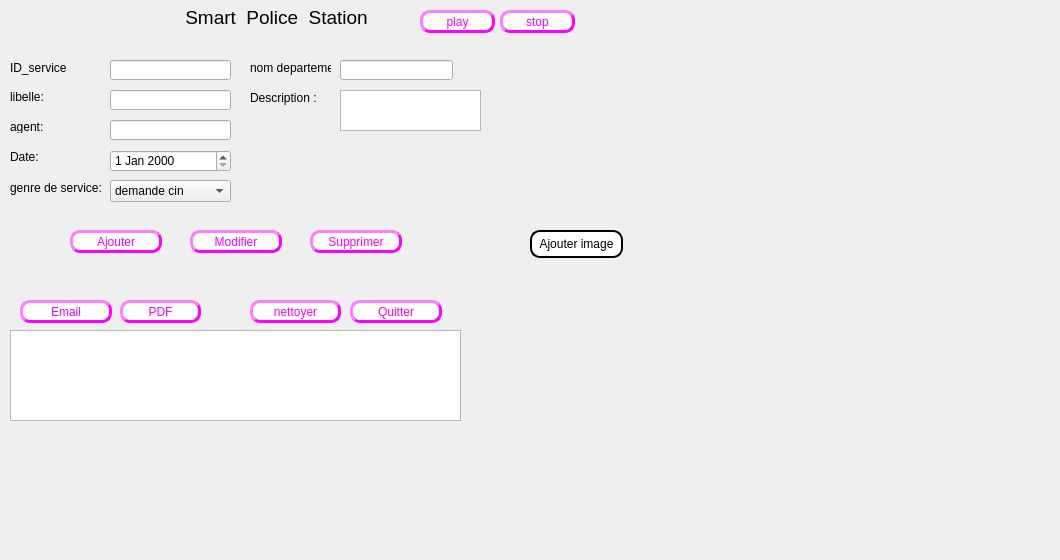
     <widget class="QWidget" name="widget">
      <attribute name="icon">
       <iconset>
        <normaloff>C:/Users/zraib/OneDrive/Bureau/Downloads/téléchargement.png</normaloff>C:/Users/zraib/OneDrive/Bureau/Downloads/téléchargement.png</iconset>
      </attribute>
      <attribute name="title">
       <string>service</string>
      </attribute>
      <widget class="QPushButton" name="ajouter_image_3">
       <property name="geometry">
        <rect>
         <x>530</x>
         <y>230</y>
         <width>93</width>
         <height>28</height>
        </rect>
       </property>
       <property name="styleSheet">
        <string notr="true">background-color:white; 
color:black; 
border-style:outset ; 
border-width:2px ; 
border-radius:10px;</string>
       </property>
       <property name="text">
        <string>Ajouter image</string>
       </property>
       <property name="default">
        <bool>false</bool>
       </property>
      </widget>
      <widget class="QLabel" name="idservice">
       <property name="geometry">
        <rect>
         <x>10</x>
         <y>60</y>
         <width>81</width>
         <height>16</height>
        </rect>
       </property>
       <property name="text">
        <string>ID_service</string>
       </property>
      </widget>
      <widget class="QLabel" name="label_5">
       <property name="geometry">
        <rect>
         <x>10</x>
         <y>90</y>
         <width>47</width>
         <height>13</height>
        </rect>
       </property>
       <property name="text">
        <string>libelle:</string>
       </property>
      </widget>
      <widget class="QLabel" name="label_8">
       <property name="geometry">
        <rect>
         <x>10</x>
         <y>120</y>
         <width>47</width>
         <height>13</height>
        </rect>
       </property>
       <property name="text">
        <string>agent:</string>
       </property>
      </widget>
      <widget class="QLabel" name="label_12">
       <property name="geometry">
        <rect>
         <x>10</x>
         <y>150</y>
         <width>47</width>
         <height>13</height>
        </rect>
       </property>
       <property name="text">
        <string>Date:</string>
       </property>
      </widget>
      <widget class="QLineEdit" name="id_serv">
       <property name="geometry">
        <rect>
         <x>110</x>
         <y>60</y>
         <width>121</width>
         <height>20</height>
        </rect>
       </property>
      </widget>
      <widget class="QLineEdit" name="titre_serv">
       <property name="geometry">
        <rect>
         <x>110</x>
         <y>90</y>
         <width>121</width>
         <height>20</height>
        </rect>
       </property>
      </widget>
      <widget class="QLineEdit" name="auteur_serv">
       <property name="geometry">
        <rect>
         <x>110</x>
         <y>120</y>
         <width>121</width>
         <height>20</height>
        </rect>
       </property>
      </widget>
      <widget class="QDateEdit" name="dateEdit">
       <property name="geometry">
        <rect>
         <x>110</x>
         <y>150</y>
         <width>121</width>
         <height>22</height>
        </rect>
       </property>
      </widget>
      <widget class="QLabel" name="label_13">
       <property name="geometry">
        <rect>
         <x>250</x>
         <y>90</y>
         <width>81</width>
         <height>16</height>
        </rect>
       </property>
       <property name="text">
        <string>Description :</string>
       </property>
      </widget>
      <widget class="QComboBox" name="genre_serv">
       <property name="geometry">
        <rect>
         <x>110</x>
         <y>180</y>
         <width>121</width>
         <height>22</height>
        </rect>
       </property>
       <property name="styleSheet">
        <string notr="true"/>
       </property>
       <item>
        <property name="text">
         <string>demande cin</string>
        </property>
       </item>
       <item>
        <property name="text">
         <string>demande passeport</string>
        </property>
       </item>
      </widget>
      <widget class="QLabel" name="label_29">
       <property name="geometry">
        <rect>
         <x>10</x>
         <y>180</y>
         <width>111</width>
         <height>16</height>
        </rect>
       </property>
       <property name="text">
        <string>genre de service:</string>
       </property>
      </widget>
      <widget class="QTableView" name="tab_service">
       <property name="geometry">
        <rect>
         <x>10</x>
         <y>330</y>
         <width>451</width>
         <height>91</height>
        </rect>
       </property>
      </widget>
      <widget class="QPushButton" name="ajouter_service">
       <property name="geometry">
        <rect>
         <x>70</x>
         <y>230</y>
         <width>92</width>
         <height>23</height>
        </rect>
       </property>
       <property name="styleSheet">
        <string notr="true">
background-color:white; 
color: rgb(255, 0, 255);
border-style:outset ; 
border-width:3px ; 
border-radius:10px;</string>
       </property>
       <property name="text">
        <string>Ajouter</string>
       </property>
      </widget>
      <widget class="QPushButton" name="pushButton_26">
       <property name="geometry">
        <rect>
         <x>350</x>
         <y>300</y>
         <width>92</width>
         <height>23</height>
        </rect>
       </property>
       <property name="styleSheet">
        <string notr="true">
background-color:white; 
color: rgb(255, 0, 255);
border-style:outset ; 
border-width:3px ; 
border-radius:10px;</string>
       </property>
       <property name="text">
        <string>Quitter</string>
       </property>
      </widget>
      <widget class="QPushButton" name="modifier_service">
       <property name="geometry">
        <rect>
         <x>190</x>
         <y>230</y>
         <width>92</width>
         <height>23</height>
        </rect>
       </property>
       <property name="styleSheet">
        <string notr="true">
background-color:white; 
color: rgb(255, 0, 255);
border-style:outset ; 
border-width:3px ; 
border-radius:10px;</string>
       </property>
       <property name="text">
        <string>Modifier</string>
       </property>
      </widget>
      <widget class="QPushButton" name="supprimer_service">
       <property name="geometry">
        <rect>
         <x>310</x>
         <y>230</y>
         <width>92</width>
         <height>23</height>
        </rect>
       </property>
       <property name="styleSheet">
        <string notr="true">
background-color:white; 
color: rgb(255, 0, 255);
border-style:outset ; 
border-width:3px ; 
border-radius:10px;</string>
       </property>
       <property name="text">
        <string>Supprimer</string>
       </property>
      </widget>
      <widget class="QPushButton" name="pushButton_33">
       <property name="geometry">
        <rect>
         <x>20</x>
         <y>300</y>
         <width>92</width>
         <height>23</height>
        </rect>
       </property>
       <property name="styleSheet">
        <string notr="true">
background-color:white; 
color: rgb(255, 0, 255);
border-style:outset ; 
border-width:3px ; 
border-radius:10px;</string>
       </property>
       <property name="text">
        <string>Email</string>
       </property>
      </widget>
      <widget class="QTextEdit" name="description_serv">
       <property name="geometry">
        <rect>
         <x>340</x>
         <y>90</y>
         <width>141</width>
         <height>41</height>
        </rect>
       </property>
      </widget>
      <widget class="QPushButton" name="pdf_service">
       <property name="geometry">
        <rect>
         <x>120</x>
         <y>300</y>
         <width>81</width>
         <height>23</height>
        </rect>
       </property>
       <property name="styleSheet">
        <string notr="true">
background-color:white; 
color: rgb(255, 0, 255);
border-style:outset ; 
border-width:3px ; 
border-radius:10px;</string>
       </property>
       <property name="text">
        <string>PDF</string>
       </property>
      </widget>
      <widget class="QLabel" name="policou_2">
       <property name="geometry">
        <rect>
         <x>180</x>
         <y>0</y>
         <width>351</width>
         <height>35</height>
        </rect>
       </property>
       <property name="sizePolicy">
        <sizepolicy hsizetype="Preferred" vsizetype="Maximum">
         <horstretch>0</horstretch>
         <verstretch>0</verstretch>
        </sizepolicy>
       </property>
       <property name="font">
        <font>
         <family>Arial</family>
         <pointsize>14</pointsize>
         <weight>50</weight>
         <bold>false</bold>
         <underline>false</underline>
        </font>
       </property>
       <property name="text">
        <string> Smart  Police  Station</string>
       </property>
       <property name="textFormat">
        <enum>Qt::PlainText</enum>
       </property>
      </widget>
      <widget class="QPushButton" name="nettoyer_2">
       <property name="geometry">
        <rect>
         <x>250</x>
         <y>300</y>
         <width>91</width>
         <height>23</height>
        </rect>
       </property>
       <property name="styleSheet">
        <string notr="true">
background-color:white; 
color: rgb(255, 0, 255);
border-style:outset ; 
border-width:3px ; 
border-radius:10px;</string>
       </property>
       <property name="text">
        <string>nettoyer</string>
       </property>
      </widget>
      <widget class="QLineEdit" name="nbr_serv">
       <property name="geometry">
        <rect>
         <x>340</x>
         <y>60</y>
         <width>113</width>
         <height>20</height>
        </rect>
       </property>
      </widget>
      <widget class="QLabel" name="label_7">
       <property name="geometry">
        <rect>
         <x>250</x>
         <y>60</y>
         <width>81</width>
         <height>16</height>
        </rect>
       </property>
       <property name="text">
        <string>nom departement:</string>
       </property>
      </widget>
      <widget class="QPushButton" name="play">
       <property name="geometry">
        <rect>
         <x>420</x>
         <y>10</y>
         <width>75</width>
         <height>23</height>
        </rect>
       </property>
       <property name="styleSheet">
        <string notr="true">
background-color:white; 
color: rgb(255, 0, 255);
border-style:outset ; 
border-width:3px ; 
border-radius:10px;</string>
       </property>
       <property name="text">
        <string>play</string>
       </property>
      </widget>
      <widget class="QPushButton" name="stop">
       <property name="geometry">
        <rect>
         <x>500</x>
         <y>10</y>
         <width>75</width>
         <height>23</height>
        </rect>
       </property>
       <property name="styleSheet">
        <string notr="true">
background-color:white; 
color: rgb(255, 0, 255);
border-style:outset ; 
border-width:3px ; 
border-radius:10px;</string>
       </property>
       <property name="text">
        <string>stop</string>
       </property>
      </widget>
      <widget class="QLabel" name="label_35">
       <property name="geometry">
        <rect>
         <x>-40</x>
         <y>-10</y>
         <width>1051</width>
         <height>471</height>
        </rect>
       </property>
       <property name="text">
        <string/>
       </property>
       <property name="pixmap">
        <pixmap>../../Integration/integration/ifinal/ranger-4df6c1b6.png</pixmap>
       </property>
      </widget>
      <widget class="QLabel" name="label_photo_3">
       <property name="geometry">
        <rect>
         <x>530</x>
         <y>60</y>
         <width>161</width>
         <height>161</height>
        </rect>
       </property>
       <property name="frameShape">
        <enum>QFrame::NoFrame</enum>
       </property>
       <property name="text">
        <string/>
       </property>
       <property name="scaledContents">
        <bool>true</bool>
       </property>
      </widget>
      <widget class="QLabel" name="label_86">
       <property name="geometry">
        <rect>
         <x>0</x>
         <y>0</y>
         <width>791</width>
         <height>551</height>
        </rect>
       </property>
       <property name="styleSheet">
        <string notr="true">*{
background-color :transparent;
border-image:url(D:/projetC++/integration_base/pictures_base/p.png);
}</string>
       </property>
       <property name="text">
        <string/>
       </property>
      </widget>
      <zorder>label_86</zorder>
      <zorder>label_35</zorder>
      <zorder>ajouter_image_3</zorder>
      <zorder>idservice</zorder>
      <zorder>label_5</zorder>
      <zorder>label_8</zorder>
      <zorder>label_12</zorder>
      <zorder>id_serv</zorder>
      <zorder>titre_serv</zorder>
      <zorder>auteur_serv</zorder>
      <zorder>dateEdit</zorder>
      <zorder>label_13</zorder>
      <zorder>genre_serv</zorder>
      <zorder>label_29</zorder>
      <zorder>tab_service</zorder>
      <zorder>ajouter_service</zorder>
      <zorder>pushButton_26</zorder>
      <zorder>modifier_service</zorder>
      <zorder>supprimer_service</zorder>
      <zorder>pushButton_33</zorder>
      <zorder>description_serv</zorder>
      <zorder>pdf_service</zorder>
      <zorder>policou_2</zorder>
      <zorder>nettoyer_2</zorder>
      <zorder>nbr_serv</zorder>
      <zorder>label_7</zorder>
      <zorder>play</zorder>
      <zorder>stop</zorder>
      <zorder>label_photo_3</zorder>
     </widget>
